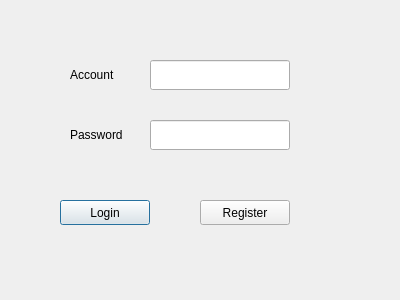
<?xml version="1.0" encoding="UTF-8"?>
<ui version="4.0">
 <class>ClientLogin</class>
 <widget class="QDialog" name="ClientLogin">
  <property name="geometry">
   <rect>
    <x>0</x>
    <y>0</y>
    <width>400</width>
    <height>300</height>
   </rect>
  </property>
  <property name="windowTitle">
   <string>Dialog</string>
  </property>
  <widget class="QPushButton" name="ButtonLogin">
   <property name="geometry">
    <rect>
     <x>60</x>
     <y>200</y>
     <width>90</width>
     <height>25</height>
    </rect>
   </property>
   <property name="minimumSize">
    <size>
     <width>90</width>
     <height>25</height>
    </size>
   </property>
   <property name="text">
    <string>Login</string>
   </property>
  </widget>
  <widget class="QPushButton" name="ButtonRegister">
   <property name="geometry">
    <rect>
     <x>200</x>
     <y>200</y>
     <width>90</width>
     <height>25</height>
    </rect>
   </property>
   <property name="minimumSize">
    <size>
     <width>90</width>
     <height>25</height>
    </size>
   </property>
   <property name="text">
    <string>Register</string>
   </property>
  </widget>
  <widget class="QLabel" name="labelAccount">
   <property name="geometry">
    <rect>
     <x>70</x>
     <y>60</y>
     <width>80</width>
     <height>30</height>
    </rect>
   </property>
   <property name="minimumSize">
    <size>
     <width>80</width>
     <height>30</height>
    </size>
   </property>
   <property name="text">
    <string>Account</string>
   </property>
  </widget>
  <widget class="QLineEdit" name="lineEditAccount">
   <property name="geometry">
    <rect>
     <x>150</x>
     <y>60</y>
     <width>140</width>
     <height>30</height>
    </rect>
   </property>
   <property name="minimumSize">
    <size>
     <width>140</width>
     <height>30</height>
    </size>
   </property>
  </widget>
  <widget class="QLabel" name="labelPassword">
   <property name="geometry">
    <rect>
     <x>70</x>
     <y>120</y>
     <width>80</width>
     <height>30</height>
    </rect>
   </property>
   <property name="minimumSize">
    <size>
     <width>80</width>
     <height>30</height>
    </size>
   </property>
   <property name="text">
    <string>Password</string>
   </property>
  </widget>
  <widget class="QLineEdit" name="lineEditPassword">
   <property name="geometry">
    <rect>
     <x>150</x>
     <y>120</y>
     <width>140</width>
     <height>30</height>
    </rect>
   </property>
   <property name="minimumSize">
    <size>
     <width>140</width>
     <height>30</height>
    </size>
   </property>
   <property name="text">
    <string/>
   </property>
  </widget>
 </widget>
 <resources/>
 <connections/>
</ui>
